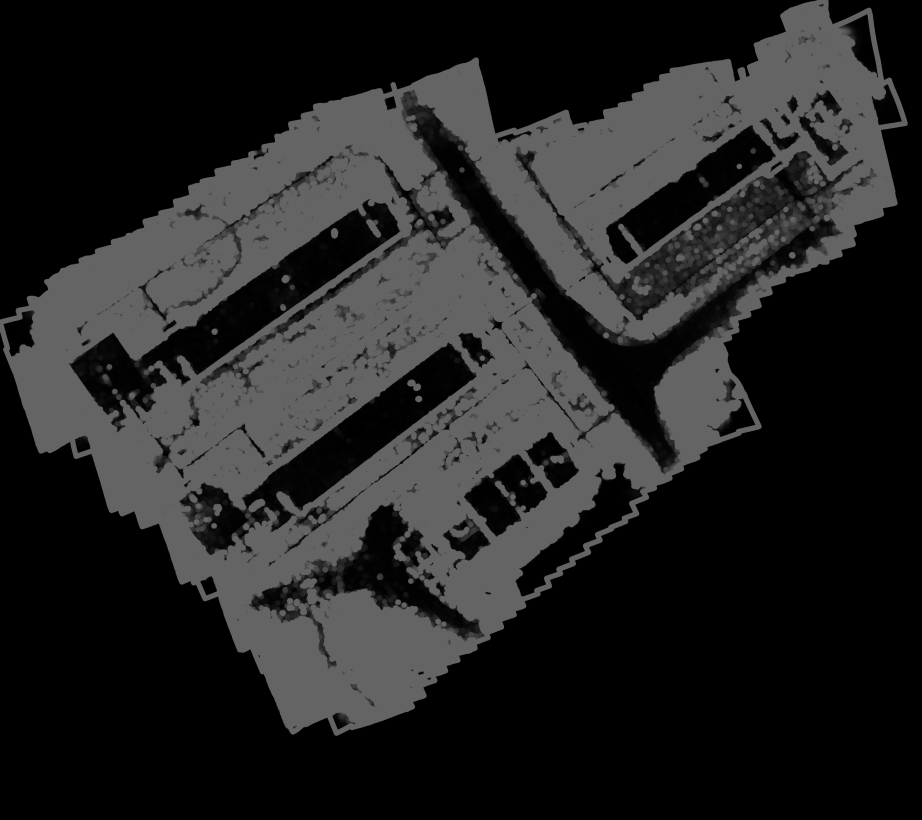
//> input picture obstacle_map_unsigned_8bit_1channel.tif, 4608 x 4096 px (shown at 1/5 size)
$ ./Naive_path_planner   (built with g++ and OpenCV 4)
//> lines starting //> are read from the running program, lines starting //| are printed output that depends on the picture; after the words box and inside, x2 and y2 are one past the last pixel; in counts of white or black regions, pixels touching at a corner belong together
#include <stdio.h>
#include <stdlib.h>
#include <string>
#include <iostream>
#include <vector>
#include <cmath>

// Open CV:
#include <opencv2/opencv.hpp>
#include <opencv2/highgui.hpp>
#include <opencv2/imgproc/imgproc.hpp>
#include <opencv2/highgui/highgui.hpp>

// DOSL
#include <dosl/encapsulations/cvMulticlassPathPlanner.tcc>
#include <dosl/aux-utils/string_utils.hpp>

int main(){

  //load image, downsample, define start and end points
  cv::Mat obs_map = cv::imread("obstacle_map_unsigned_8bit_1channel.tif", CV_LOAD_IMAGE_GRAYSCALE);
//> obs_map is the input picture: 4096 rows x 4608 cols, CV_8UC1; min 0, max 100, mean 35
  cv::resize(obs_map, obs_map, cv::Size(), 0.125, 0.125);
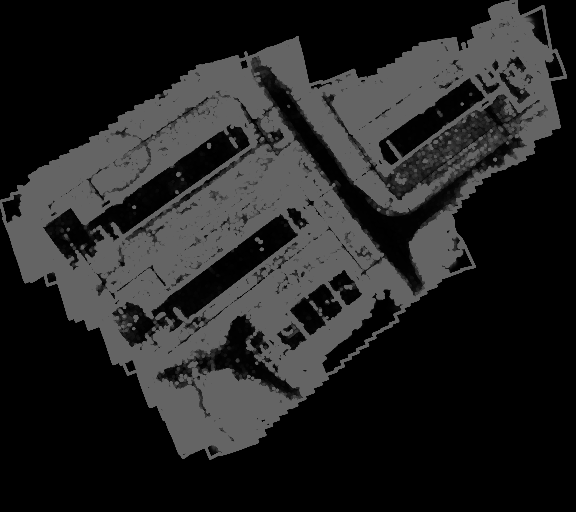
//> obs_map: 512 rows x 576 cols, CV_8UC1; min 0, max 100, mean 35
  cv::Point start(200,200);
  cv::Point goal(300,200);

  int obsSizeThresh = 40; //define size of obstacles to ignore
  int thresh_level = 32; //define sensitivity to ease of traversal
  bool vis = true; //visualize the search?

  int nPaths = 1;
  cv::Mat threshed_map;
  cv::threshold(obs_map, threshed_map, thresh_level, 255, CV_THRESH_BINARY);
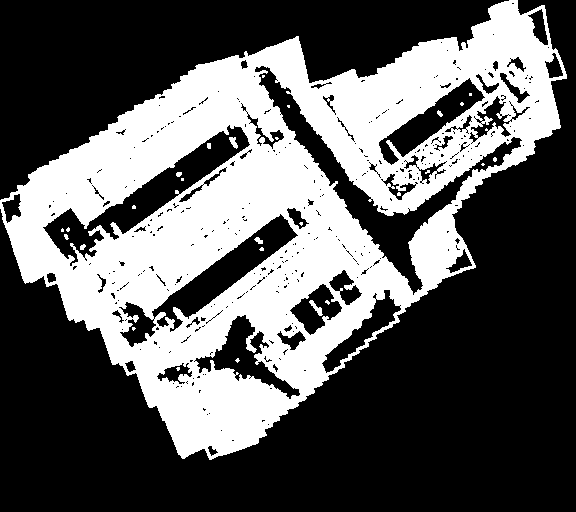
//> threshed_map: 512 rows x 576 cols, CV_8UC1; 36.3% white; 28 white regions (19 under 20 px), largest, box (x1, y1, x2, y2) and area: (0, 0, 567, 460) 106402, (309, 300, 323, 316) 83, (229, 137, 238, 149) 61
//> (the run ends here: the program needs code that is not available in this run, at `cvMulticlassPathPlanner<AStar> robotPathSearchProblem (threshed_map, s..`)
